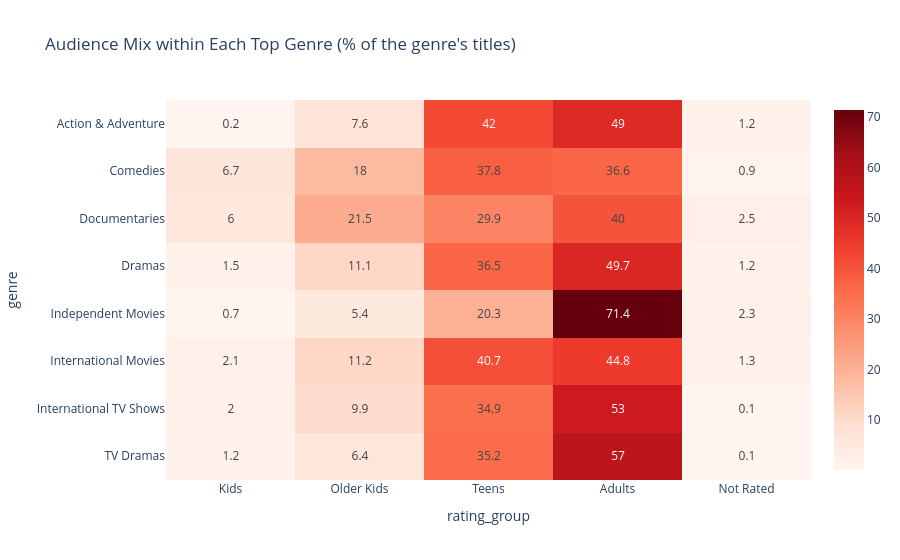

Notebook source saved alongside this figure:
### Code cell
top8 = genres.value_counts().head(8).index
sub = exploded[exploded["genre"].isin(top8)]

heat = pd.crosstab(sub["genre"], sub["rating_group"], normalize="index") * 100
heat = heat[["Kids", "Older Kids", "Teens", "Adults", "Not Rated"]].round(1)

fig = px.imshow(
    heat, text_auto=True, aspect="auto", color_continuous_scale="Reds",
    title="Audience Mix within Each Top Genre (% of the genre's titles)",
)
fig.show()

### Figure 1 — Plotly figure (JSON) as saved in the notebook; plotly's stock layout.template omitted (floating-point values rounded to 4 significant figures)
{"data": [{"coloraxis": "coloraxis", "hovertemplate": "rating_group: %{x}<br>genre: %{y}<br>color: %{z}<extra></extra>", "name": "0", "texttemplate": "%{z}", "type": "heatmap", "x": ["Kids", "Older Kids", "Teens", "Adults", "Not Rated"], "xaxis": "x", "y": ["Action & Adventure", "Comedies", "Documentaries", "Dramas", "Independent Movies", "International Movies", "International TV Shows", "TV Dramas"], "yaxis": "y", "z": [[0.2, 7.6, 42.0, 49.0, 1.2], [6.7, 18.0, 37.8, 36.6, 0.9], [6.0, 21.5, 29.9, 40.0, 2.5], [1.5, 11.1, 36.5, 49.7, 1.2], [0.7, 5.4, 20.3, 71.4, 2.3], [2.1, 11.2, 40.7, 44.8, 1.3], [2.0, 9.9, 34.9, 53.0, 0.1], [1.2, 6.4, 35.2, 57.0, 0.1]]}], "layout": {"coloraxis": {"autocolorscale": false, "colorscale": [[0, "rgb(255,245,240)"], [0.125, "rgb(254,224,210)"], [0.25, "rgb(252,187,161)"], [0.375, "rgb(252,146,114)"], [0.5, "rgb(251,106,74)"], [0.625, "rgb(239,59,44)"], [0.75, "rgb(203,24,29)"], [0.875, "rgb(165,15,21)"], [1, "rgb(103,0,13)"]]}, "title": {"text": "Audience Mix within Each Top Genre (% of the genre's titles)"}, "xaxis": {"anchor": "y", "domain": [0, 1], "title": {"text": "rating_group"}}, "yaxis": {"anchor": "x", "autorange": "reversed", "domain": [0, 1], "title": {"text": "genre"}}}}
